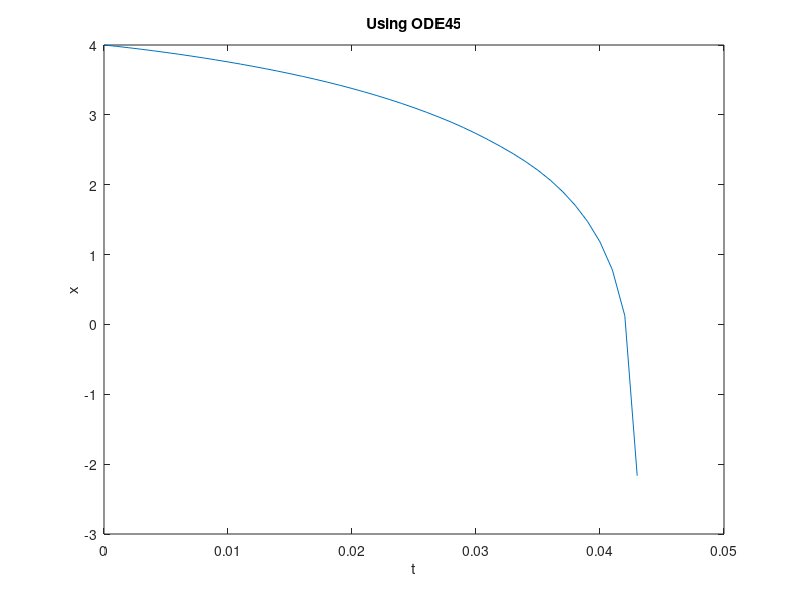
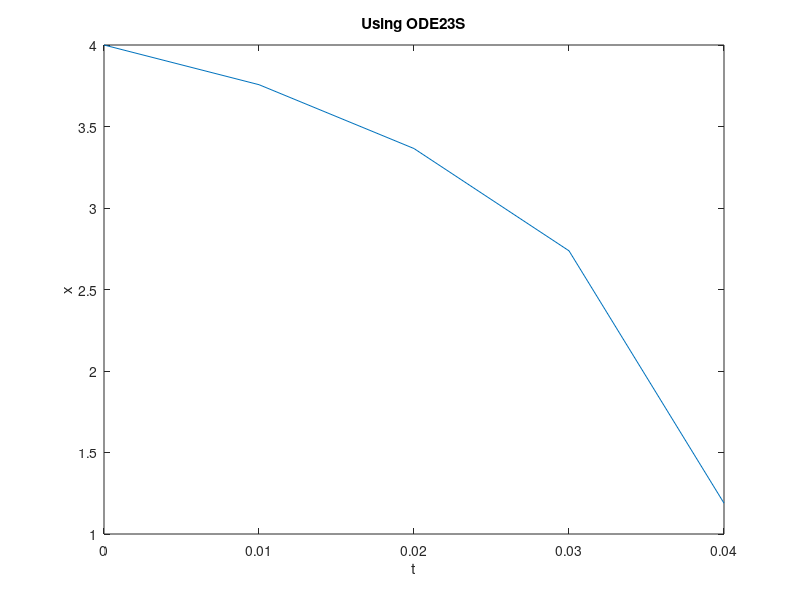

Write MATLAB code to recreate these figures, in order.
%Q16
clc 

clear 
time_45 = 0:0.001:5;
initial_x = 4;

func = @(x,t) -700*x - 1000*exp(-t);

%using ode45
[t,x] = ode45(func,time_45,initial_x);
plot(t,x);
xlabel('t');
ylabel('x');    
title("Using ODE45")

%step size of 0.001 
%no of steps required is 5000

time_23S = 0:0.01:5;
%using ode23s
[t_23,x_23] = ode23s(func,time_23S,initial_x);
figure
plot(t_23,x_23);
xlabel('t');
ylabel('x');
title("Using ODE23S")

%step size of 0.01
%no of steps required is 500

%Almost 10 times less in ODE23S